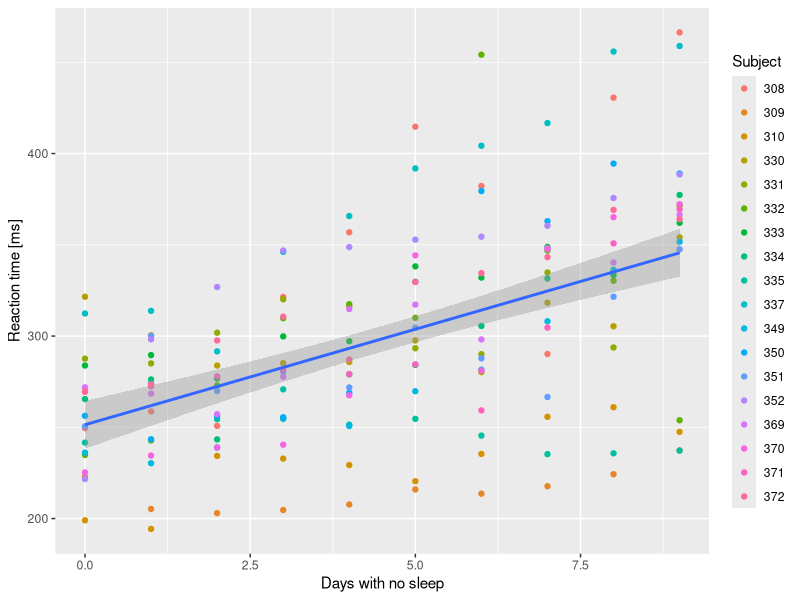
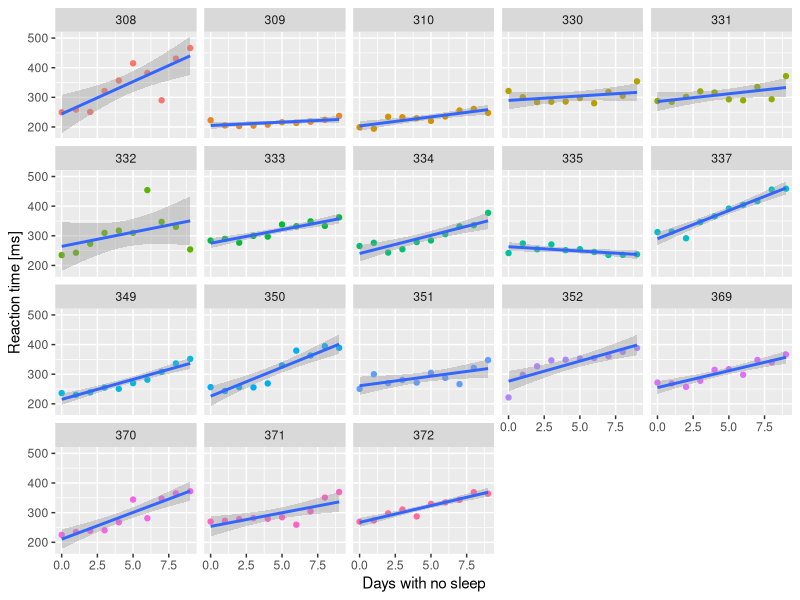
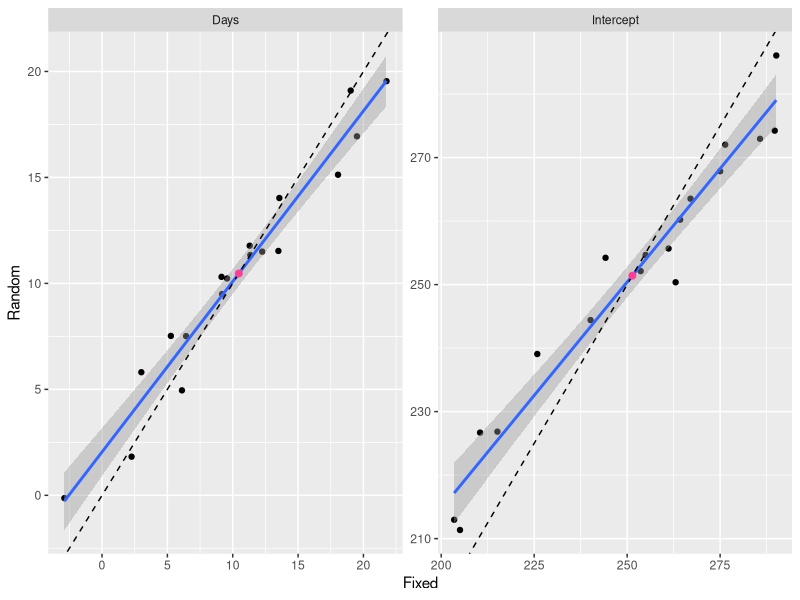

Source code (R) for these figures, in order: (Note: this script raises an error after producing the figures.)
## ---- chunk 1
# set eval = FALSE in the following line to make handout
lab.eval=FALSE
 # set to 'hide' to produce lab handout.
knitr::opts_chunk$set(echo = TRUE, tidy = TRUE, warning=FALSE, message=FALSE, results= 'hide', fig.show='hide', tidy.opts=list(arrow = TRUE, width.cutoff=60))
library("tidyverse")
library("lme4")
## ---- chunk 2
library("tidyverse")
library("lme4") ## notice conflicts with tidyr
summary(ss.lm <- lm(Reaction ~ Days,sleepstudy))
## ---- chunk 3
ssBase <- ggplot(sleepstudy, aes(x = Days, y = Reaction)) + 
  geom_point(aes(color=Subject)) + 
  scale_color_discrete() + 
  labs(x="Days with no sleep",
       y="Reaction time [ms]")
ssBase + geom_smooth(method="lm")
## ---- chunk 4
# group by subject
ssBase + geom_smooth(method="lm") + facet_wrap(~Subject) + guides(color="none")
# suppress legend because facet labels do the job
## ---- chunk 5
fm1 <- lmList(Reaction ~ Days | Subject, sleepstudy)
cc <- coef(fm1)
cc
## ---- chunk 6

meancc <- sapply(cc, mean)
all.equal(meancc, coef(ss.lm))
## ---- chunk 7
# fit a mixed model
ss.mm <- lmer(Reaction ~ Days + (Days | Subject),
                      sleepstudy,REML=FALSE)
summary(ss.mm)
## ---- chunk 8
knitr::kable(cbind(ranef(ss.mm)$Subject, coef(ss.mm)$Subject))
## ---- chunk 9
shrink <-  data.frame(Random=coef(ss.mm)$Subject, Fixed=cc)
t1 <- shrink %>%
  gather(coefficient, estimate) %>%
  separate(coefficient, c("model","coefficient"), extra = "drop") %>%
  group_by(model) %>%
  mutate(id = row_number()) %>%
  spread(model, estimate)

# phew! that was more work than I expected. 

# make a little dataframe for the average point
meanpoint <- data.frame(coefficient = c("Intercept","Days"),
           Random=fixef(ss.mm),
           Fixed=coef(ss.lm))
# now make the plot ... easier b/c of data manipulation?

ggplot(t1, aes(x = Fixed, y = Random)) +
  geom_point() +
  facet_wrap(~coefficient, scales="free") + 
  geom_smooth(method="lm") + 
  geom_abline(slope=1, intercept=0, linetype=2) + 
  geom_point(data=meanpoint, color="violetred1", size=2)

## ---- chunk 10
data(mice, package = "NRES803data")
mice = filter(mice, sex != "U")
basemouse <- ggplot(mice, aes(x=foot, y=ear)) + 
  geom_point(alpha=0.2) +
  xlab('Foot Length [mm]') + ylab('Ear Length [mm]')

basemouse + 
  geom_smooth(method="lm") + 
  facet_wrap(~site)
## ---- chunk 11

basemouse +
  geom_smooth(aes(group=site), method="lm", se=FALSE) + 
  labs(caption = 'Ear length by foot length with a predicted line for each site. Shading indicates overlapping points.')
## ---- chunk 12
mice.global = lmer(ear ~ foot * species * sex + (foot | site), data = mice)
summary(mice.global)
## ---- chunk 13
mice <- mutate(mice, cfoot = foot - mean(foot),
               cear = ear - mean(ear))
mice.global = lmer(cear ~ cfoot * species * sex + (cfoot | site), data = mice)
summary(mice.global)
## ---- chunk 14
# install package broom.mixed to get augment methods for lme4 models
rr <- broom.mixed::augment(mice.global)
ggplot(rr, aes(x = .fitted, y = .resid)) + 
    geom_point() + 
    geom_smooth() + 
    geom_hline(yintercept = 0, linetype=2)

# get int and slope for qqline
probs <- c(0.25,0.75)
y <- quantile(rr$.resid, probs, names = FALSE, na.rm = TRUE)
x <- qnorm(probs)
  slope <- diff(y)/diff(x)
  int <- y[1L] - slope * x[1L]
ggplot(rr, aes(sample=.resid)) + 
    geom_qq(size=rel(4)) + 
    geom_abline(intercept = int, slope = slope, linetype = 2, size = 2)

 ggplot(rr, aes(x = .fitted, y = sqrt(abs(.resid)))) + 
    geom_point() + 
    geom_smooth() + 
    geom_hline(yintercept  = 0.822)

## ---- chunk 15
# uncorrelated random effects
mice.1 = lmer(cear ~ cfoot * species * sex + (cfoot -1 | site)+(1 | site), data = mice)
# only random slope
mice.2 = lmer(cear ~ cfoot * species * sex + (cfoot -1 | site), data = mice)
# only random intercept
mice.3 = lmer(cear ~ cfoot * species * sex +(1 | site), data = mice)

aic = sapply(list(mice.global,mice.1,mice.2,mice.3),AIC)
aic <- data.frame(Model=c("Correlated","Uncorrelated","Slope","Intercept"),
                  AIC=format(aic,digits=5)) %>% 
  arrange(AIC)
knitr::kable(aic)
## ---- chunk 16
library("lmerTest") # need to rerun models after loading package to use these functions
mice.1 <- lmer(cear ~ cfoot * species * sex + (cfoot -1 | site)+(1 | site), data = mice)


coefTable = summary(mice.1,                    ddf="Kenward-Roger")$coefficients
knitr::kable(coefTable,digits=2,caption='Fixed effects coefficients from a global model of mouse ear length. Degrees of freedom from the Kenward-Roger approximation.')
## ---- chunk 17
step(mice.1, ddf = "Satterthwaite")
## ---- chunk 18
mice.final = lmer(cear ~ cfoot + (cfoot - 1 | site) + 
                    (1|site), data = mice)
summary(mice.final) # capture the output
## ---- chunk 19
nd <- data.frame(cfoot=seq(min(mice$cfoot),
                           max(mice$cfoot),length=50), 
                 site=factor("42",
                             levels=unique(mice$site)))
# AAAHHH -- have to hack the class of the model
# to get the predict function working! 
# unnecessary if you don't use lmerTest
class(mice.final) <- class(mice.global)
pred42 <- bind_cols(nd, 
                    cear = predict(mice.final, newdata=nd, re.form =  NULL)) 
ggplot(mice, aes(x=cfoot, y=cear)) + 
  geom_point(alpha=0.2) +
  xlab('Foot Length deviations [mm]') + 
  ylab('Ear Length deviations [mm]') + 
  geom_point(data=filter(mice, site=="42"), alpha=1, color="red") + 
  geom_line(data=pred42, size=2, color="red")
## ---- chunk 20
# get predictions unconditional on random effect
preduc <- cbind(nd, cear=predict(mice.final, newdata = nd, re.form = ~0))

# make the plot above, but fade out the red line and add unconditional prediction
ggplot(mice, aes(x=cfoot, y=cear)) + 
  geom_point(alpha=0.2) +
  xlab('Foot Length deviations[mm]') + 
  ylab('Ear Length deviations [mm]') + 
  geom_line(data=pred42, size=2, color="red", alpha=0.4) + 
  geom_line(data=preduc, size=2)
